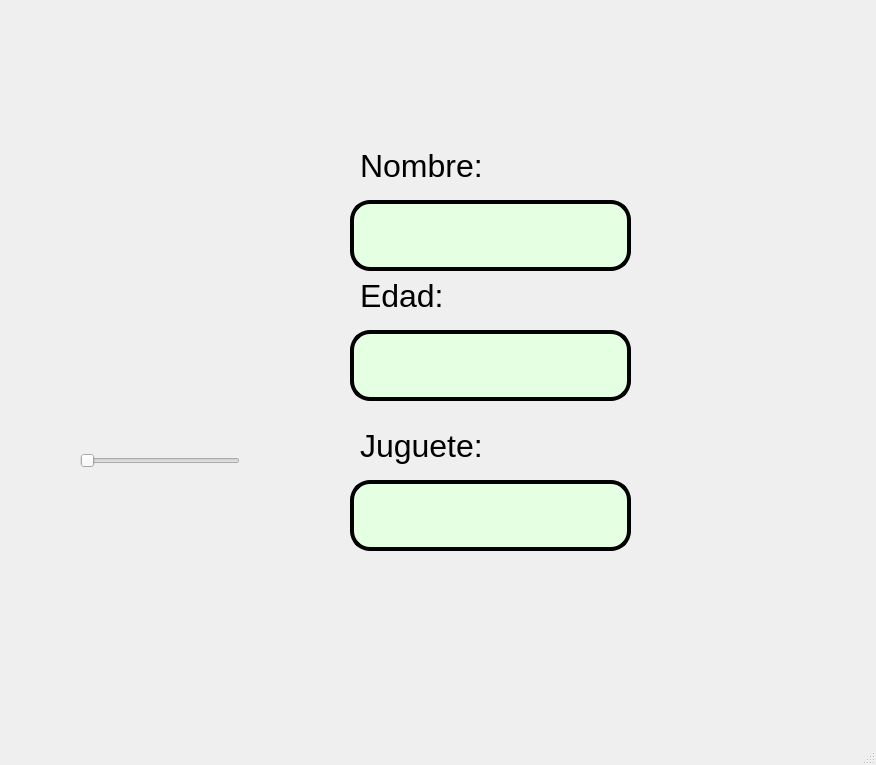
<?xml version="1.0" encoding="UTF-8"?>
<ui version="4.0">
 <class>MainWindow</class>
 <widget class="QMainWindow" name="MainWindow">
  <property name="geometry">
   <rect>
    <x>0</x>
    <y>0</y>
    <width>876</width>
    <height>765</height>
   </rect>
  </property>
  <property name="windowTitle">
   <string>MainWindow</string>
  </property>
  <widget class="QWidget" name="centralwidget">
   <widget class="QLabel" name="label">
    <property name="geometry">
     <rect>
      <x>0</x>
      <y>10</y>
      <width>241</width>
      <height>131</height>
     </rect>
    </property>
    <property name="styleSheet">
     <string notr="true"/>
    </property>
    <property name="text">
     <string/>
    </property>
    <property name="pixmap">
     <pixmap resource="../Archivos/Recursos.qrc">:/Logos/log_uat_nuevo.png</pixmap>
    </property>
    <property name="scaledContents">
     <bool>true</bool>
    </property>
   </widget>
   <widget class="QLabel" name="label_2">
    <property name="geometry">
     <rect>
      <x>560</x>
      <y>0</y>
      <width>241</width>
      <height>131</height>
     </rect>
    </property>
    <property name="styleSheet">
     <string notr="true"/>
    </property>
    <property name="text">
     <string/>
    </property>
    <property name="pixmap">
     <pixmap resource="../Archivos/Recursos.qrc">:/Logos/FIT_logo_vertical.png</pixmap>
    </property>
    <property name="scaledContents">
     <bool>true</bool>
    </property>
   </widget>
   <widget class="QLabel" name="label_3">
    <property name="geometry">
     <rect>
      <x>640</x>
      <y>580</y>
      <width>241</width>
      <height>131</height>
     </rect>
    </property>
    <property name="styleSheet">
     <string notr="true"/>
    </property>
    <property name="text">
     <string/>
    </property>
    <property name="pixmap">
     <pixmap resource="../Archivos/Recursos.qrc">:/Images/Gatos.png</pixmap>
    </property>
    <property name="scaledContents">
     <bool>true</bool>
    </property>
   </widget>
   <widget class="QLabel" name="label_4">
    <property name="geometry">
     <rect>
      <x>360</x>
      <y>140</y>
      <width>341</width>
      <height>51</height>
     </rect>
    </property>
    <property name="font">
     <font>
      <pointsize>24</pointsize>
     </font>
    </property>
    <property name="text">
     <string>Nombre:</string>
    </property>
   </widget>
   <widget class="QLineEdit" name="txt_Nombre">
    <property name="geometry">
     <rect>
      <x>350</x>
      <y>200</y>
      <width>281</width>
      <height>71</height>
     </rect>
    </property>
    <property name="font">
     <font>
      <pointsize>24</pointsize>
      <weight>75</weight>
      <bold>true</bold>
     </font>
    </property>
    <property name="styleSheet">
     <string notr="true">background-color: rgb(229, 255, 226);
border:4px solid black;
border-radius: 20px;</string>
    </property>
    <property name="text">
     <string/>
    </property>
    <property name="alignment">
     <set>Qt::AlignCenter</set>
    </property>
   </widget>
   <widget class="QSlider" name="Selector_imagen">
    <property name="geometry">
     <rect>
      <x>80</x>
      <y>450</y>
      <width>160</width>
      <height>22</height>
     </rect>
    </property>
    <property name="orientation">
     <enum>Qt::Horizontal</enum>
    </property>
   </widget>
   <widget class="QLabel" name="Imagen_descripcion">
    <property name="geometry">
     <rect>
      <x>20</x>
      <y>210</y>
      <width>241</width>
      <height>131</height>
     </rect>
    </property>
    <property name="styleSheet">
     <string notr="true"/>
    </property>
    <property name="text">
     <string/>
    </property>
    <property name="pixmap">
     <pixmap resource="../Archivos/Recursos.qrc">:/Images/YO.jpg</pixmap>
    </property>
    <property name="scaledContents">
     <bool>true</bool>
    </property>
   </widget>
   <widget class="QLabel" name="label_5">
    <property name="geometry">
     <rect>
      <x>360</x>
      <y>270</y>
      <width>341</width>
      <height>51</height>
     </rect>
    </property>
    <property name="font">
     <font>
      <pointsize>24</pointsize>
     </font>
    </property>
    <property name="text">
     <string>Edad: </string>
    </property>
   </widget>
   <widget class="QLineEdit" name="txt_Edad">
    <property name="geometry">
     <rect>
      <x>350</x>
      <y>330</y>
      <width>281</width>
      <height>71</height>
     </rect>
    </property>
    <property name="font">
     <font>
      <pointsize>24</pointsize>
      <weight>75</weight>
      <bold>true</bold>
     </font>
    </property>
    <property name="styleSheet">
     <string notr="true">background-color: rgb(229, 255, 226);
border:4px solid black;
border-radius: 20px;</string>
    </property>
    <property name="text">
     <string/>
    </property>
    <property name="alignment">
     <set>Qt::AlignCenter</set>
    </property>
   </widget>
   <widget class="QLineEdit" name="txt_Juguete">
    <property name="geometry">
     <rect>
      <x>350</x>
      <y>480</y>
      <width>281</width>
      <height>71</height>
     </rect>
    </property>
    <property name="font">
     <font>
      <pointsize>24</pointsize>
      <weight>75</weight>
      <bold>true</bold>
     </font>
    </property>
    <property name="styleSheet">
     <string notr="true">background-color: rgb(229, 255, 226);
border:4px solid black;
border-radius: 20px;</string>
    </property>
    <property name="text">
     <string/>
    </property>
    <property name="alignment">
     <set>Qt::AlignCenter</set>
    </property>
   </widget>
   <widget class="QLabel" name="label_6">
    <property name="geometry">
     <rect>
      <x>360</x>
      <y>420</y>
      <width>341</width>
      <height>51</height>
     </rect>
    </property>
    <property name="font">
     <font>
      <pointsize>24</pointsize>
     </font>
    </property>
    <property name="text">
     <string>Juguete: </string>
    </property>
   </widget>
  </widget>
  <widget class="QMenuBar" name="menubar">
   <property name="geometry">
    <rect>
     <x>0</x>
     <y>0</y>
     <width>876</width>
     <height>26</height>
    </rect>
   </property>
  </widget>
  <widget class="QStatusBar" name="statusbar"/>
 </widget>
 <resources>
  <include location="../Archivos/Recursos.qrc"/>
 </resources>
 <connections/>
</ui>
